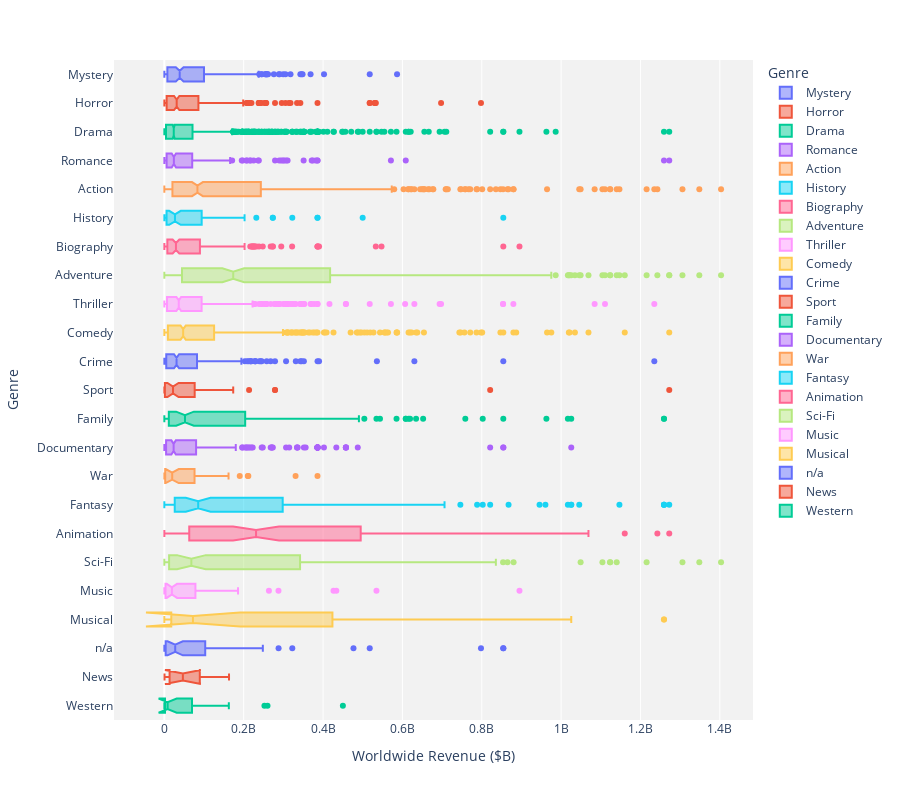

Here is the notebook cell this chart was saved with:
### Code cell
ax3 = px.box(exploded_df.loc[exploded_df['worldwide_gross']<1500000000], y='genres_list', x='worldwide_gross', 
                             color='genres_list', notched=True,
                             labels={
                                     'worldwide_gross': 'Worldwide Revenue ($B)', 
                                     'genres_list': 'Genre'})

ax3.update_layout(height=800, plot_bgcolor='#f2f2f2')

### Figure 1 — Plotly figure (JSON) as saved in the notebook; plotly's stock layout.template omitted (floating-point values rounded to 4 significant figures; data arrays with more than 128 entries replaced by an {"elided": "..."} marker saying what was removed)
{"data": [{"alignmentgroup": "True", "hovertemplate": "Genre=%{y}<br>Worldwide Revenue ($B)=%{x}<extra></extra>", "legendgroup": "Mystery", "marker": {"color": "#636efa"}, "name": "Mystery", "notched": true, "offsetgroup": "Mystery", "orientation": "h", "showlegend": true, "type": "box", "x": {"elided": "222 int values"}, "x0": " ", "xaxis": "x", "y": {"elided": "222 str values"}, "y0": " ", "yaxis": "y"}, {"alignmentgroup": "True", "hovertemplate": "Genre=%{y}<br>Worldwide Revenue ($B)=%{x}<extra></extra>", "legendgroup": "Horror", "marker": {"color": "#EF553B"}, "name": "Horror", "notched": true, "offsetgroup": "Horror", "orientation": "h", "showlegend": true, "type": "box", "x": {"elided": "347 int values"}, "x0": " ", "xaxis": "x", "y": {"elided": "347 str values"}, "y0": " ", "yaxis": "y"}, {"alignmentgroup": "True", "hovertemplate": "Genre=%{y}<br>Worldwide Revenue ($B)=%{x}<extra></extra>", "legendgroup": "Drama", "marker": {"color": "#00cc96"}, "name": "Drama", "notched": true, "offsetgroup": "Drama", "orientation": "h", "showlegend": true, "type": "box", "x": {"elided": "1658 int values"}, "x0": " ", "xaxis": "x", "y": {"elided": "1658 str values"}, "y0": " ", "yaxis": "y"}, {"alignmentgroup": "True", "hovertemplate": "Genre=%{y}<br>Worldwide Revenue ($B)=%{x}<extra></extra>", "legendgroup": "Romance", "marker": {"color": "#ab63fa"}, "name": "Romance", "notched": true, "offsetgroup": "Romance", "orientation": "h", "showlegend": true, "type": "box", "x": {"elided": "345 int values"}, "x0": " ", "xaxis": "x", "y": {"elided": "345 str values"}, "y0": " ", "yaxis": "y"}, {"alignmentgroup": "True", "hovertemplate": "Genre=%{y}<br>Worldwide Revenue ($B)=%{x}<extra></extra>", "legendgroup": "Action", "marker": {"color": "#FFA15A"}, "name": "Action", "notched": true, "offsetgroup": "Action", "orientation": "h", "showlegend": true, "type": "box", "x": {"elided": "648 int values"}, "x0": " ", "xaxis": "x", "y": {"elided": "648 str values"}, "y0": " ", "yaxis": "y"}, {"alignmentgroup": "True", "hovertemplate": "Genre=%{y}<br>Worldwide Revenue ($B)=%{x}<extra></extra>", "legendgroup": "History", "marker": {"color": "#19d3f3"}, "name": "History", "notched": true, "offsetgroup": "History", "orientation": "h", "showlegend": true, "type": "box", "x": [71118378, 181025343, 288751, 184255, 3440939, 162498338, 8004221, 7582196, 173472, 165900000, 2179623, 150807172, 122603824, 499837368, 241719, 50970660, 3917679, 105203825, 10026255, 78948, 29958228, 168904682, 231771716, 385997896, 385997896, 44793168, 44793168, 77636443, 854235992, 5580479, 5580479, 36588512, 23393939, 2507181, 281447, 273346281, 273346281, 17769299, 29890402, 46734733, 46734733, 5639730, 25187026, 70652284, 191862, 1616353, 1199510, 23745772, 196439693, 20927794, 20927794, 322459006, 84747441, 66776576, 23726626, 11348205, 70949793, 304602, 202182981, 34044909, 2350641, 6646669, 28400715, 10205616, 16891011, 11000000, 40651864, 15907411, 94113929, 49252761, 40749230, 24403192, 2592308, 169590606, 50647416, 158702748, 179748880, 10551417, 5953886, 10359006, 740932, 176262, 31054727, 6792768, 1663785, 168832, 165720921, 156815529, 61847, 58586407], "x0": " ", "xaxis": "x", "y": ["History", "History", "History", "History", "History", "History", "History", "History", "History", "History", "History", "History", "History", "History", "History", "History", "History", "History", "History", "History", "History", "History", "History", "History", "History", "History", "History", "History", "History", "History", "History", "History", "History", "History", "History", "History", "History", "History", "History", "History", "History", "History", "History", "History", "History", "History", "History", "History", "History", "History", "History", "History", "History", "History", "History", "History", "History", "History", "History", "History", "History", "History", "History", "History", "History", "History", "History", "History", "History", "History", "History", "History", "History", "History", "History", "History", "History", "History", "History", "History", "History", "History", "History", "History", "History", "History", "History", "History", "History", "History"], "y0": " ", "yaxis": "y"}, {"alignmentgroup": "True", "hovertemplate": "Genre=%{y}<br>Worldwide Revenue ($B)=%{x}<extra></extra>", "legendgroup": "Biography", "marker": {"color": "#FF6692"}, "name": "Biography", "notched": true, "offsetgroup": "Biography", "orientation": "h", "showlegend": true, "type": "box", "x": {"elided": "234 int values"}, "x0": " ", "xaxis": "x", "y": {"elided": "234 str values"}, "y0": " ", "yaxis": "y"}, {"alignmentgroup": "True", "hovertemplate": "Genre=%{y}<br>Worldwide Revenue ($B)=%{x}<extra></extra>", "legendgroup": "Adventure", "marker": {"color": "#B6E880"}, "name": "Adventure", "notched": true, "offsetgroup": "Adventure", "orientation": "h", "showlegend": true, "type": "box", "x": {"elided": "455 int values"}, "x0": " ", "xaxis": "x", "y": {"elided": "455 str values"}, "y0": " ", "yaxis": "y"}, {"alignmentgroup": "True", "hovertemplate": "Genre=%{y}<br>Worldwide Revenue ($B)=%{x}<extra></extra>", "legendgroup": "Thriller", "marker": {"color": "#FF97FF"}, "name": "Thriller", "notched": true, "offsetgroup": "Thriller", "orientation": "h", "showlegend": true, "type": "box", "x": {"elided": "515 int values"}, "x0": " ", "xaxis": "x", "y": {"elided": "515 str values"}, "y0": " ", "yaxis": "y"}, {"alignmentgroup": "True", "hovertemplate": "Genre=%{y}<br>Worldwide Revenue ($B)=%{x}<extra></extra>", "legendgroup": "Comedy", "marker": {"color": "#FECB52"}, "name": "Comedy", "notched": true, "offsetgroup": "Comedy", "orientation": "h", "showlegend": true, "type": "box", "x": {"elided": "772 int values"}, "x0": " ", "xaxis": "x", "y": {"elided": "772 str values"}, "y0": " ", "yaxis": "y"}, {"alignmentgroup": "True", "hovertemplate": "Genre=%{y}<br>Worldwide Revenue ($B)=%{x}<extra></extra>", "legendgroup": "Crime", "marker": {"color": "#636efa"}, "name": "Crime", "notched": true, "offsetgroup": "Crime", "orientation": "h", "showlegend": true, "type": "box", "x": {"elided": "361 int values"}, "x0": " ", "xaxis": "x", "y": {"elided": "361 str values"}, "y0": " ", "yaxis": "y"}, {"alignmentgroup": "True", "hovertemplate": "Genre=%{y}<br>Worldwide Revenue ($B)=%{x}<extra></extra>", "legendgroup": "Sport", "marker": {"color": "#EF553B"}, "name": "Sport", "notched": true, "offsetgroup": "Sport", "orientation": "h", "showlegend": true, "type": "box", "x": [549185, 97470701, 87683966, 890303, 31559560, 2047570, 6603926, 20597806, 450594, 17856688, 45043870, 8300821, 50363790, 173567581, 213591522, 29847480, 32831707, 1272469910, 174255, 2000093, 69807260, 67665, 73239258, 2859955, 2859955, 162605, 21867665, 45707924, 39217912, 111300835, 2246000, 77562568, 2000000, 126704591, 83531958, 10055481, 23745772, 13593473, 78948765, 94156456, 278964806, 278964806, 88832210, 8786752, 72989781, 408159, 615816, 17804273, 129262388, 44567606, 58978477, 442638, 19800, 40622, 463730, 314444, 107752036, 47818913, 163527824, 46527161, 1392649, 1392649, 1392649, 168832, 24215385, 30138912, 780326, 94953, 5745503, 821133378, 14403703], "x0": " ", "xaxis": "x", "y": ["Sport", "Sport", "Sport", "Sport", "Sport", "Sport", "Sport", "Sport", "Sport", "Sport", "Sport", "Sport", "Sport", "Sport", "Sport", "Sport", "Sport", "Sport", "Sport", "Sport", "Sport", "Sport", "Sport", "Sport", "Sport", "Sport", "Sport", "Sport", "Sport", "Sport", "Sport", "Sport", "Sport", "Sport", "Sport", "Sport", "Sport", "Sport", "Sport", "Sport", "Sport", "Sport", "Sport", "Sport", "Sport", "Sport", "Sport", "Sport", "Sport", "Sport", "Sport", "Sport", "Sport", "Sport", "Sport", "Sport", "Sport", "Sport", "Sport", "Sport", "Sport", "Sport", "Sport", "Sport", "Sport", "Sport", "Sport", "Sport", "Sport", "Sport", "Sport"], "y0": " ", "yaxis": "y"}, {"alignmentgroup": "True", "hovertemplate": "Genre=%{y}<br>Worldwide Revenue ($B)=%{x}<extra></extra>", "legendgroup": "Family", "marker": {"color": "#00cc96"}, "name": "Family", "notched": true, "offsetgroup": "Family", "orientation": "h", "showlegend": true, "type": "box", "x": {"elided": "184 int values"}, "x0": " ", "xaxis": "x", "y": {"elided": "184 str values"}, "y0": " ", "yaxis": "y"}, {"alignmentgroup": "True", "hovertemplate": "Genre=%{y}<br>Worldwide Revenue ($B)=%{x}<extra></extra>", "legendgroup": "Documentary", "marker": {"color": "#ab63fa"}, "name": "Documentary", "notched": true, "offsetgroup": "Documentary", "orientation": "h", "showlegend": true, "type": "box", "x": {"elided": "441 int values"}, "x0": " ", "xaxis": "x", "y": {"elided": "441 str values"}, "y0": " ", "yaxis": "y"}, {"alignmentgroup": "True", "hovertemplate": "Genre=%{y}<br>Worldwide Revenue ($B)=%{x}<extra></extra>", "legendgroup": "War", "marker": {"color": "#FFA15A"}, "name": "War", "notched": true, "offsetgroup": "War", "orientation": "h", "showlegend": true, "type": "box", "x": [330780051, 87793, 184255, 184705, 3440939, 606162, 45043870, 17856688, 101053, 173472, 325491, 2179623, 2179623, 57000000, 25114901, 142033509, 211700000, 79958599, 21750000, 35402802, 10026255, 78948, 210315681, 385997896, 44793168, 16038343, 3588305, 17769299, 161800000, 2684207, 2684207, 190023573, 91116, 3386153, 23726626, 9985316, 30199105, 76086711, 34356760, 2592308, 476624, 1744952, 116025023, 128885873, 29206732, 31054727, 4020990, 156815529, 131011757, 24001573], "x0": " ", "xaxis": "x", "y": ["War", "War", "War", "War", "War", "War", "War", "War", "War", "War", "War", "War", "War", "War", "War", "War", "War", "War", "War", "War", "War", "War", "War", "War", "War", "War", "War", "War", "War", "War", "War", "War", "War", "War", "War", "War", "War", "War", "War", "War", "War", "War", "War", "War", "War", "War", "War", "War", "War", "War"], "y0": " ", "yaxis": "y"}, {"alignmentgroup": "True", "hovertemplate": "Genre=%{y}<br>Worldwide Revenue ($B)=%{x}<extra></extra>", "legendgroup": "Fantasy", "marker": {"color": "#19d3f3"}, "name": "Fantasy", "notched": true, "offsetgroup": "Fantasy", "orientation": "h", "showlegend": true, "type": "box", "x": {"elided": "187 int values"}, "x0": " ", "xaxis": "x", "y": {"elided": "187 str values"}, "y0": " ", "yaxis": "y"}, {"alignmentgroup": "True", "hovertemplate": "Genre=%{y}<br>Worldwide Revenue ($B)=%{x}<extra></extra>", "legendgroup": "Animation", "marker": {"color": "#FF6692"}, "name": "Animation", "notched": true, "offsetgroup": "Animation", "orientation": "h", "showlegend": true, "type": "box", "x": {"elided": "138 int values"}, "x0": " ", "xaxis": "x", "y": {"elided": "138 str values"}, "y0": " ", "yaxis": "y"}, {"alignmentgroup": "True", "hovertemplate": "Genre=%{y}<br>Worldwide Revenue ($B)=%{x}<extra></extra>", "legendgroup": "Sci-Fi", "marker": {"color": "#B6E880"}, "name": "Sci-Fi", "notched": true, "offsetgroup": "Sci-Fi", "orientation": "h", "showlegend": true, "type": "box", "x": {"elided": "204 int values"}, "x0": " ", "xaxis": "x", "y": {"elided": "204 str values"}, "y0": " ", "yaxis": "y"}, {"alignmentgroup": "True", "hovertemplate": "Genre=%{y}<br>Worldwide Revenue ($B)=%{x}<extra></extra>", "legendgroup": "Music", "marker": {"color": "#FF97FF"}, "name": "Music", "notched": true, "offsetgroup": "Music", "orientation": "h", "showlegend": true, "type": "box", "x": [433449571, 10137234, 17499242, 54876855, 3234, 26, 16723377, 68838736, 14618727, 109253745, 7285135, 894985342, 62076141, 1381824, 90552675, 11831131, 263591415, 534551353, 20601987, 596335, 450, 2940411, 62989834, 80000000, 16376066, 872757, 91455875, 33339868, 17462398, 4967493, 2507159, 3807503, 1167524, 64160680, 2420962, 78356170, 32943247, 65282732, 31157914, 99034125, 32700439, 10096821, 426351163, 123660597, 48446802, 9082906, 308793, 42844516, 2684207, 2684207, 1471090, 116044347, 287625468, 185736412, 28864, 9537120, 13593473, 41166033, 3386153, 108642725, 567219, 5966671, 131944672, 36672493, 106030660, 437089, 24660323, 165889117, 165552290, 169242, 5149131, 92678948, 1711, 11614954, 20056, 5278632, 74326015, 1594955, 23998226, 10153415, 38969037, 24001573], "x0": " ", "xaxis": "x", "y": ["Music", "Music", "Music", "Music", "Music", "Music", "Music", "Music", "Music", "Music", "Music", "Music", "Music", "Music", "Music", "Music", "Music", "Music", "Music", "Music", "Music", "Music", "Music", "Music", "Music", "Music", "Music", "Music", "Music", "Music", "Music", "Music", "Music", "Music", "Music", "Music", "Music", "Music", "Music", "Music", "Music", "Music", "Music", "Music", "Music", "Music", "Music", "Music", "Music", "Music", "Music", "Music", "Music", "Music", "Music", "Music", "Music", "Music", "Music", "Music", "Music", "Music", "Music", "Music", "Music", "Music", "Music", "Music", "Music", "Music", "Music", "Music", "Music", "Music", "Music", "Music", "Music", "Music", "Music", "Music", "Music", "Music"], "y0": " ", "yaxis": "y"}, {"alignmentgroup": "True", "hovertemplate": "Genre=%{y}<br>Worldwide Revenue ($B)=%{x}<extra></extra>", "legendgroup": "Musical", "marker": {"color": "#FECB52"}, "name": "Musical", "notched": true, "offsetgroup": "Musical", "orientation": "h", "showlegend": true, "type": "box", "x": [1025491110, 274299, 139829625, 1259199706, 608431132, 1259199706, 608431132, 22852487, 62076141, 1381824, 90552675, 263591415, 263591415, 534551353, 534551353, 37831658, 1167524, 213116401, 72071636, 61031932, 78948765, 531806, 67505, 38164784, 2436, 386665550, 205298, 43700000, 50827466], "x0": " ", "xaxis": "x", "y": ["Musical", "Musical", "Musical", "Musical", "Musical", "Musical", "Musical", "Musical", "Musical", "Musical", "Musical", "Musical", "Musical", "Musical", "Musical", "Musical", "Musical", "Musical", "Musical", "Musical", "Musical", "Musical", "Musical", "Musical", "Musical", "Musical", "Musical", "Musical", "Musical"], "y0": " ", "yaxis": "y"}, {"alignmentgroup": "True", "hovertemplate": "Genre=%{y}<br>Worldwide Revenue ($B)=%{x}<extra></extra>", "legendgroup": "n/a", "marker": {"color": "#636efa"}, "name": "n/a", "notched": true, "offsetgroup": "n/a", "orientation": "h", "showlegend": true, "type": "box", "x": [71004627, 15815509, 527, 3134509, 890303, 798008101, 2179623, 57000000, 57000000, 94596, 18495444, 489792, 160558438, 517600000, 245303505, 43603990, 30312, 66787173, 476684675, 854235992, 854235992, 34105207, 44452, 101134059, 101134059, 2598224, 31320293, 6552255, 6552255, 5639730, 287916633, 55489826, 16340767, 49678401, 20927794, 322459006, 84747441, 16173879, 7000000, 24021282, 135808837, 34356760, 16556, 42488161, 80369970, 187281115, 197115710, 12342632, 19800, 1165996, 10551417, 5953886, 248218486, 5918742, 3202000, 103039258, 6916869, 3355048, 136123083, 3355048, 136123083, 30768449, 780326, 131011757, 1060512, 1060512], "x0": " ", "xaxis": "x", "y": ["n/a", "n/a", "n/a", "n/a", "n/a", "n/a", "n/a", "n/a", "n/a", "n/a", "n/a", "n/a", "n/a", "n/a", "n/a", "n/a", "n/a", "n/a", "n/a", "n/a", "n/a", "n/a", "n/a", "n/a", "n/a", "n/a", "n/a", "n/a", "n/a", "n/a", "n/a", "n/a", "n/a", "n/a", "n/a", "n/a", "n/a", "n/a", "n/a", "n/a", "n/a", "n/a", "n/a", "n/a", "n/a", "n/a", "n/a", "n/a", "n/a", "n/a", "n/a", "n/a", "n/a", "n/a", "n/a", "n/a", "n/a", "n/a", "n/a", "n/a", "n/a", "n/a", "n/a", "n/a", "n/a", "n/a"], "y0": " ", "yaxis": "y"}, {"alignmentgroup": "True", "hovertemplate": "Genre=%{y}<br>Worldwide Revenue ($B)=%{x}<extra></extra>", "legendgroup": "News", "marker": {"color": "#EF553B"}, "name": "News", "notched": true, "offsetgroup": "News", "orientation": "h", "showlegend": true, "type": "box", "x": [483938, 46730578, 12394562, 98230839, 62831715, 163018913, 15716828], "x0": " ", "xaxis": "x", "y": ["News", "News", "News", "News", "News", "News", "News"], "y0": " ", "yaxis": "y"}, {"alignmentgroup": "True", "hovertemplate": "Genre=%{y}<br>Worldwide Revenue ($B)=%{x}<extra></extra>", "legendgroup": "Western", "marker": {"color": "#00cc96"}, "name": "Western", "notched": true, "offsetgroup": "Western", "orientation": "h", "showlegend": true, "type": "box", "x": [1217307, 8446952, 450, 449948323, 59696, 3771345, 1869928, 2684207, 1686429, 156362, 117211892, 18594227, 8217571, 69688384, 260002115, 162525156, 5953886, 8514325, 786532, 252276928, 55576699, 65532576], "x0": " ", "xaxis": "x", "y": ["Western", "Western", "Western", "Western", "Western", "Western", "Western", "Western", "Western", "Western", "Western", "Western", "Western", "Western", "Western", "Western", "Western", "Western", "Western", "Western", "Western", "Western"], "y0": " ", "yaxis": "y"}], "layout": {"boxmode": "overlay", "height": 800, "legend": {"title": {"text": "Genre"}, "tracegroupgap": 0}, "margin": {"t": 60}, "plot_bgcolor": "#f2f2f2", "xaxis": {"anchor": "y", "domain": [0, 1], "title": {"text": "Worldwide Revenue ($B)"}}, "yaxis": {"anchor": "x", "categoryarray": ["Western", "News", "n/a", "Musical", "Music", "Sci-Fi", "Animation", "Fantasy", "War", "Documentary", "Family", "Sport", "Crime", "Comedy", "Thriller", "Adventure", "Biography", "History", "Action", "Romance", "Drama", "Horror", "Mystery"], "categoryorder": "array", "domain": [0, 1], "title": {"text": "Genre"}}}}
